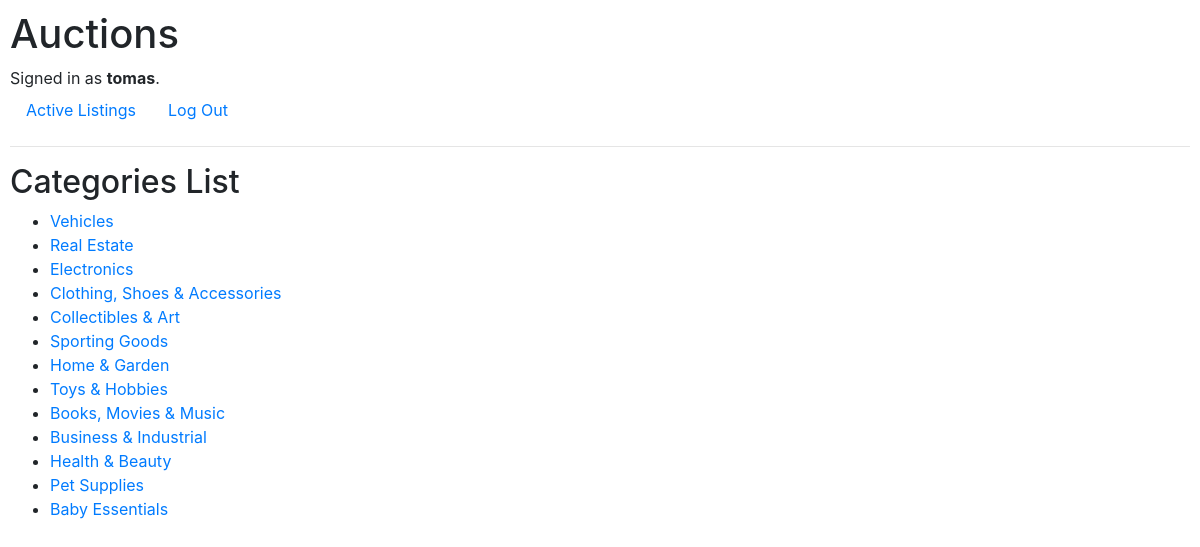
Page /categories (signed in) on the committed database.
### auctions/models.py (models this page shows, shortened)
class User(AbstractUser):
    pass

class Category(models.Model):
    class Meta:
        verbose_name_plural = "Categories"
    title = models.CharField(max_length=64)

### auctions/views.py (the view)
# urls.py: path("categories", views.category_list, name="categories"),
def category_list(request):
    list = Category.objects.all()
    return render(request, "auctions/categories.html", {
        "list": list
    })

### auctions/templates/auctions/categories.html
{% extends "auctions/layout.html" %}
{% block body %}
    <h2>Categories List</h2>
    <ul>
        {% for category in list %}
            <li><a href="{% url 'category_listings' category.id %}">{{ category.title }}</a></li>
        {% endfor %}
    </ul>
{% endblock %}

### auctions/templates/auctions/layout.html (shortened to what this page needs)
{% load static %}
<!DOCTYPE html>
<html lang="en">
    <head>
        <link rel="stylesheet" href="https://stackpath.bootstrapcdn.com/bootstrap/4.4.1/css/bootstrap.min.css">
        <link href="{% static 'auctions/styles.css' %}" rel="stylesheet">
        <link href="{% static 'auctions/styleindex.css' %}" rel="stylesheet">
    </head>
    <body>
        <h1>Auctions</h1>
        <div>
            {% if user.is_authenticated %}
                Signed in as <strong>{{ user.username }}</strong>.
            {% else %}
                Not signed in.
            {% endif %}
        </div>
        <ul class="nav">
            <li class="nav-item">
                <a class="nav-link" href="{% url 'index' %}">Active Listings</a>
            </li>
            {% if user.is_authenticated %}
                <li class="nav-item">
                    <a class="nav-link" href="{% url 'logout' %}">Log Out</a>
                </li>
            {% endif %}
        </ul>
        <hr>
        {% block body %}
        {% endblock %}
    </body>
</html>

### auctions/static/auctions/styles.css (style rules this page uses)
body { padding: 10px; }

### rows in the picture
User: username "tomas"
Category: title "Vehicles"
Category: title "Real Estate"
Category: title "Electronics"
Category: title "Clothing, Shoes & Accessories"
Category: title "Collectibles & Art"
Category: title "Sporting Goods"
Category: title "Home & Garden"
Category: title "Toys & Hobbies"
Category: title "Books, Movies & Music"
Category: title "Business & Industrial"
Category: title "Health & Beauty"
Category: title "Pet Supplies"
Category: title "Baby Essentials"
